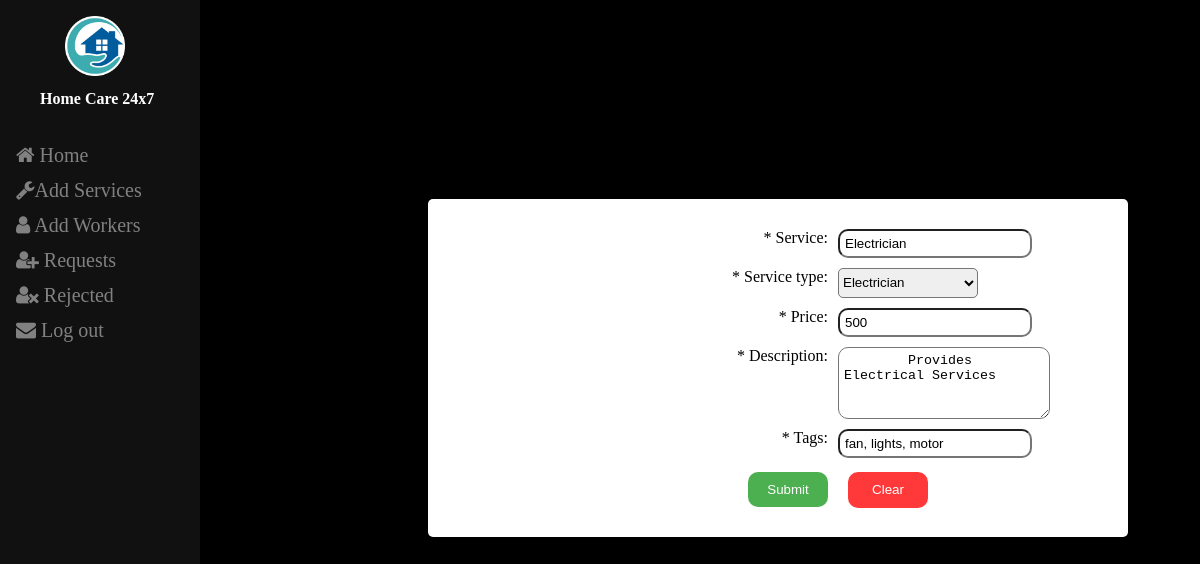
Screenshot of /edit_service.php?s_id=5 (signed in) with the database file from the repository.
### tables this page shows
CREATE TABLE `services_db` (
  `services_id` int(11) NOT NULL,
  `service_name` varchar(100) NOT NULL,
  `service_type` varchar(100) NOT NULL,
  `service_price` int(11) NOT NULL,
  `service_desc` varchar(500) NOT NULL,
  `tags` varchar(100) NOT NULL
);

CREATE TABLE `service_type` (
  `type_id` int(11) NOT NULL,
  `type` varchar(30) NOT NULL
);

### edit_service.php (the view, shortened to what this page needs)
<?php
include 'db2.php';
$su_id=$_GET['s_id'];
$result="SELECT * FROM `services_db` join service_type on services_db.service_type=service_type.type_id where services_id='$su_id'";
$add=mysqli_query($con,$result);
?>
<!DOCTYPE html>
<html lang="en">
<head>
    <link href="stylesheet.css" rel="stylesheet">
</head>
<body>
<?php include 'side.php';?>
<div class="common-div">
<h2 id="title" class="title">Edit Services    </h2>
  <div class="addservices-div">
  <form method="POST"><div id="survey-form">
      <section id="survey-fields">
      <?php
            while ($row = mysqli_fetch_assoc($add)) {  ?>
        <label for="name" id="name-label">* Service:</label>
        <input id="name" type="text" placeholder="Enter service name" name="serv_name" value="<?php echo $row['service_name'];?>" required>
        <label for="type" id="password-label">* Service  type:</label>
        <select name="serv_type" required>
            <option value="<?php echo $row['type_id']; ?>" disabled selected><?php echo $row['type']; ?></option>
        </select>
        <label for="name" id="name-label">* Price:</label>
        <input id="name" type="number" placeholder="Enter service price" name="serv_price" value="<?php echo $row['service_price'];?>" required>
        <label for="w3review">* Description:</label>
        <textarea id="text" type="text" placeholder="Enter service description" name="serv_desc" rows="4" cols="50">
        <?php echo $row['service_desc'];  ?></textarea>
        <label for="type" id="password-label">* Tags:</label>
        <input id="text" type="text" placeholder="Enter service tags" name="serv_tags" value="<?php echo $row['tags'];?>" required>
      <input type="submit" value="Submit" name="submit"><input type="reset" value="Clear">
      <?php } ?>
      </section>
    </div>
    </form>
  </div>
</div>
</body>
</html>

### stylesheet.css (style rules this page uses)
body { background: hsl(0, 0%, 0%); }
.title { margin-top: 150px; }
#survey-form { display: flex; flex-direction: column; align-items: center; }
#survey-fields { margin-left: 10%; margin-right: 10%; margin-top: 10px; margin-bottom: 10px; display: grid; grid-gap: 10px; }
input[type=submit] { width: 80px; background-color: #4CAF50; color: white; padding: 10px; margin: 4px 0 20px 250px; border: none; border-radius: 10px; cursor: pointer; }
input[type=reset] { width: 80px; height: 36px; background-color: #ff3939; color: white; padding: 10px; margin: 4px 0 0 10px; border: none; border-radius: 10px; cursor: pointer; }
input[type=text],[type=password],[type=email],[type=number] { width: 180px; padding: 5px; border-radius: 10px; }
@media (min-width: 600px) { #survey-fields { grid-template-columns: 1fr 1fr; } }
@media (min-width: 600px) { label { text-align: right; } }
.common-div { width:700px; margin-left:200px; }

### edit_service.php (style rules this page uses)
.addservices-div { padding-top:20px; margin-left:220px; background:white; width:100%; border-radius:5px; }
h2 { margin-left:500px; font-family: "Raleway", Helvetica, sans-serif; }
textarea { width:200px; padding: 5px; border-radius: 10px; }
select { width:140px; height:30px; border-radius:5px; }

### Side.php (style rules this page uses)
div { margin-bottom:30px; }

### rows the page displays
services_db: serv_name "Electrician", serv_type "Electrician", serv_price "500", serv_desc "Provides Electrical Services", serv_tags "fan, lights, motor"
